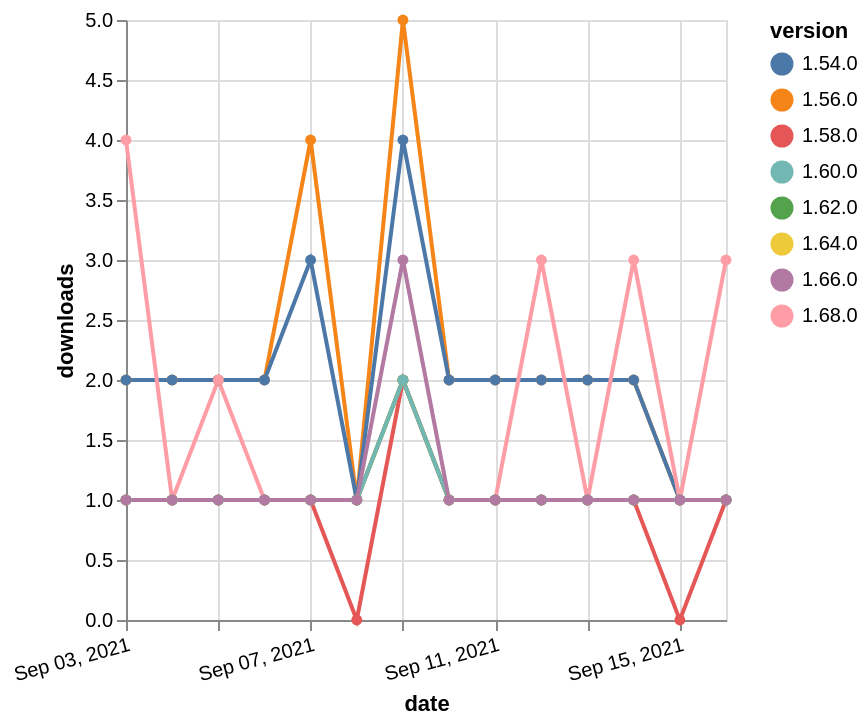

Source (Vega-Lite JSON):
### Vega-Lite specification from a JSON file in a GitHub repository (floating-point values rounded to 4 significant figures)
{"$schema": "https://vega.github.io/schema/vega-lite/v5.json", "description": "A simple bar chart with embedded data.", "data": {"values": [{"date": "2021-09-03", "total": 2496, "delta": 2, "version": "1.56.0"}, {"date": "2021-09-04", "total": 2498, "delta": 2, "version": "1.56.0"}, {"date": "2021-09-05", "total": 2500, "delta": 2, "version": "1.56.0"}, {"date": "2021-09-06", "total": 2502, "delta": 2, "version": "1.56.0"}, {"date": "2021-09-07", "total": 2506, "delta": 4, "version": "1.56.0"}, {"date": "2021-09-08", "total": 2507, "delta": 1, "version": "1.56.0"}, {"date": "2021-09-09", "total": 2512, "delta": 5, "version": "1.56.0"}, {"date": "2021-09-10", "total": 2514, "delta": 2, "version": "1.56.0"}, {"date": "2021-09-11", "total": 2516, "delta": 2, "version": "1.56.0"}, {"date": "2021-09-12", "total": 2518, "delta": 2, "version": "1.56.0"}, {"date": "2021-09-13", "total": 2520, "delta": 2, "version": "1.56.0"}, {"date": "2021-09-14", "total": 2522, "delta": 2, "version": "1.56.0"}, {"date": "2021-09-15", "total": 2523, "delta": 1, "version": "1.56.0"}, {"date": "2021-09-16", "total": 2524, "delta": 1, "version": "1.56.0"}, {"date": "2021-09-03", "total": 158, "delta": 1, "version": "1.64.0"}, {"date": "2021-09-04", "total": 159, "delta": 1, "version": "1.64.0"}, {"date": "2021-09-05", "total": 160, "delta": 1, "version": "1.64.0"}, {"date": "2021-09-06", "total": 161, "delta": 1, "version": "1.64.0"}, {"date": "2021-09-07", "total": 162, "delta": 1, "version": "1.64.0"}, {"date": "2021-09-08", "total": 163, "delta": 1, "version": "1.64.0"}, {"date": "2021-09-09", "total": 165, "delta": 2, "version": "1.64.0"}, {"date": "2021-09-10", "total": 166, "delta": 1, "version": "1.64.0"}, {"date": "2021-09-11", "total": 167, "delta": 1, "version": "1.64.0"}, {"date": "2021-09-12", "total": 168, "delta": 1, "version": "1.64.0"}, {"date": "2021-09-13", "total": 169, "delta": 1, "version": "1.64.0"}, {"date": "2021-09-14", "total": 170, "delta": 1, "version": "1.64.0"}, {"date": "2021-09-15", "total": 171, "delta": 1, "version": "1.64.0"}, {"date": "2021-09-16", "total": 172, "delta": 1, "version": "1.64.0"}, {"date": "2021-09-03", "total": 2316, "delta": 2, "version": "1.54.0"}, {"date": "2021-09-04", "total": 2318, "delta": 2, "version": "1.54.0"}, {"date": "2021-09-05", "total": 2320, "delta": 2, "version": "1.54.0"}, {"date": "2021-09-06", "total": 2322, "delta": 2, "version": "1.54.0"}, {"date": "2021-09-07", "total": 2325, "delta": 3, "version": "1.54.0"}, {"date": "2021-09-08", "total": 2326, "delta": 1, "version": "1.54.0"}, {"date": "2021-09-09", "total": 2330, "delta": 4, "version": "1.54.0"}, {"date": "2021-09-10", "total": 2332, "delta": 2, "version": "1.54.0"}, {"date": "2021-09-11", "total": 2334, "delta": 2, "version": "1.54.0"}, {"date": "2021-09-12", "total": 2336, "delta": 2, "version": "1.54.0"}, {"date": "2021-09-13", "total": 2338, "delta": 2, "version": "1.54.0"}, {"date": "2021-09-14", "total": 2340, "delta": 2, "version": "1.54.0"}, {"date": "2021-09-15", "total": 2341, "delta": 1, "version": "1.54.0"}, {"date": "2021-09-16", "total": 2342, "delta": 1, "version": "1.54.0"}, {"date": "2021-09-03", "total": 277, "delta": 1, "version": "1.58.0"}, {"date": "2021-09-04", "total": 278, "delta": 1, "version": "1.58.0"}, {"date": "2021-09-05", "total": 279, "delta": 1, "version": "1.58.0"}, {"date": "2021-09-06", "total": 280, "delta": 1, "version": "1.58.0"}, {"date": "2021-09-07", "total": 281, "delta": 1, "version": "1.58.0"}, {"date": "2021-09-08", "total": 281, "delta": 0, "version": "1.58.0"}, {"date": "2021-09-09", "total": 283, "delta": 2, "version": "1.58.0"}, {"date": "2021-09-10", "total": 284, "delta": 1, "version": "1.58.0"}, {"date": "2021-09-11", "total": 285, "delta": 1, "version": "1.58.0"}, {"date": "2021-09-12", "total": 286, "delta": 1, "version": "1.58.0"}, {"date": "2021-09-13", "total": 287, "delta": 1, "version": "1.58.0"}, {"date": "2021-09-14", "total": 288, "delta": 1, "version": "1.58.0"}, {"date": "2021-09-15", "total": 288, "delta": 0, "version": "1.58.0"}, {"date": "2021-09-16", "total": 289, "delta": 1, "version": "1.58.0"}, {"date": "2021-09-03", "total": 129, "delta": 4, "version": "1.68.0"}, {"date": "2021-09-04", "total": 130, "delta": 1, "version": "1.68.0"}, {"date": "2021-09-05", "total": 132, "delta": 2, "version": "1.68.0"}, {"date": "2021-09-06", "total": 133, "delta": 1, "version": "1.68.0"}, {"date": "2021-09-07", "total": 134, "delta": 1, "version": "1.68.0"}, {"date": "2021-09-08", "total": 135, "delta": 1, "version": "1.68.0"}, {"date": "2021-09-09", "total": 137, "delta": 2, "version": "1.68.0"}, {"date": "2021-09-10", "total": 138, "delta": 1, "version": "1.68.0"}, {"date": "2021-09-11", "total": 139, "delta": 1, "version": "1.68.0"}, {"date": "2021-09-12", "total": 142, "delta": 3, "version": "1.68.0"}, {"date": "2021-09-13", "total": 143, "delta": 1, "version": "1.68.0"}, {"date": "2021-09-14", "total": 146, "delta": 3, "version": "1.68.0"}, {"date": "2021-09-15", "total": 147, "delta": 1, "version": "1.68.0"}, {"date": "2021-09-16", "total": 150, "delta": 3, "version": "1.68.0"}, {"date": "2021-09-03", "total": 182, "delta": 1, "version": "1.62.0"}, {"date": "2021-09-04", "total": 183, "delta": 1, "version": "1.62.0"}, {"date": "2021-09-05", "total": 184, "delta": 1, "version": "1.62.0"}, {"date": "2021-09-06", "total": 185, "delta": 1, "version": "1.62.0"}, {"date": "2021-09-07", "total": 186, "delta": 1, "version": "1.62.0"}, {"date": "2021-09-08", "total": 187, "delta": 1, "version": "1.62.0"}, {"date": "2021-09-09", "total": 189, "delta": 2, "version": "1.62.0"}, {"date": "2021-09-10", "total": 190, "delta": 1, "version": "1.62.0"}, {"date": "2021-09-11", "total": 191, "delta": 1, "version": "1.62.0"}, {"date": "2021-09-12", "total": 192, "delta": 1, "version": "1.62.0"}, {"date": "2021-09-13", "total": 193, "delta": 1, "version": "1.62.0"}, {"date": "2021-09-14", "total": 194, "delta": 1, "version": "1.62.0"}, {"date": "2021-09-15", "total": 195, "delta": 1, "version": "1.62.0"}, {"date": "2021-09-16", "total": 196, "delta": 1, "version": "1.62.0"}, {"date": "2021-09-03", "total": 197, "delta": 1, "version": "1.60.0"}, {"date": "2021-09-04", "total": 198, "delta": 1, "version": "1.60.0"}, {"date": "2021-09-05", "total": 199, "delta": 1, "version": "1.60.0"}, {"date": "2021-09-06", "total": 200, "delta": 1, "version": "1.60.0"}, {"date": "2021-09-07", "total": 201, "delta": 1, "version": "1.60.0"}, {"date": "2021-09-08", "total": 202, "delta": 1, "version": "1.60.0"}, {"date": "2021-09-09", "total": 204, "delta": 2, "version": "1.60.0"}, {"date": "2021-09-10", "total": 205, "delta": 1, "version": "1.60.0"}, {"date": "2021-09-11", "total": 206, "delta": 1, "version": "1.60.0"}, {"date": "2021-09-12", "total": 207, "delta": 1, "version": "1.60.0"}, {"date": "2021-09-13", "total": 208, "delta": 1, "version": "1.60.0"}, {"date": "2021-09-14", "total": 209, "delta": 1, "version": "1.60.0"}, {"date": "2021-09-15", "total": 210, "delta": 1, "version": "1.60.0"}, {"date": "2021-09-16", "total": 211, "delta": 1, "version": "1.60.0"}, {"date": "2021-09-03", "total": 184, "delta": 1, "version": "1.66.0"}, {"date": "2021-09-04", "total": 185, "delta": 1, "version": "1.66.0"}, {"date": "2021-09-05", "total": 186, "delta": 1, "version": "1.66.0"}, {"date": "2021-09-06", "total": 187, "delta": 1, "version": "1.66.0"}, {"date": "2021-09-07", "total": 188, "delta": 1, "version": "1.66.0"}, {"date": "2021-09-08", "total": 189, "delta": 1, "version": "1.66.0"}, {"date": "2021-09-09", "total": 192, "delta": 3, "version": "1.66.0"}, {"date": "2021-09-10", "total": 193, "delta": 1, "version": "1.66.0"}, {"date": "2021-09-11", "total": 194, "delta": 1, "version": "1.66.0"}, {"date": "2021-09-12", "total": 195, "delta": 1, "version": "1.66.0"}, {"date": "2021-09-13", "total": 196, "delta": 1, "version": "1.66.0"}, {"date": "2021-09-14", "total": 197, "delta": 1, "version": "1.66.0"}, {"date": "2021-09-15", "total": 198, "delta": 1, "version": "1.66.0"}, {"date": "2021-09-16", "total": 199, "delta": 1, "version": "1.66.0"}]}, "width": "container", "mark": {"type": "line", "point": {"filled": true}}, "encoding": {"x": {"field": "date", "type": "temporal", "timeUnit": "yearmonthdate", "title": "date", "axis": {"labelAngle": -15}}, "y": {"field": "delta", "type": "quantitative", "title": "downloads"}, "color": {"field": "version", "type": "nominal"}, "tooltip": {"field": "delta"}}}
